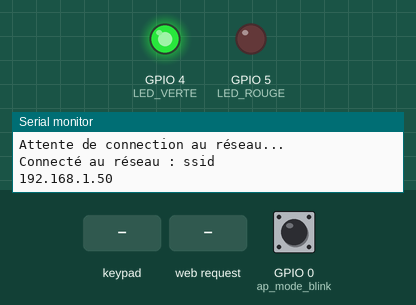
Recording of a sketch running on a simulated ESP8266 (NodeMCU). Shown: output pins drawn as LEDs (lit = HIGH), the last lines printed to the serial monitor. Wiring (inferred from the names in the program): 3×4 keypad with keys 1 2 3 4 5 6 7 8 9 * 0 # (labels assumed): rows GPIO 3, GPIO 10, GPIO 2; columns GPIO 16, GPIO 13, GPIO 12, GPIO 14. Dashed ring = blinking. The test bench sets the inputs (shaded band); at power-on: GPIO 0 (ap_mode_blink) HIGH. WiFi joins after 1.5 s; servers stay silent unless stated; uploads are accepted with an empty reply; pins used as bus, display or sensor lines are not drawn.

Above: at 3.5 s.
3.6 s: keypad keys 1 2 3 4 pressed 0.4 s apart
At 5.7 s:
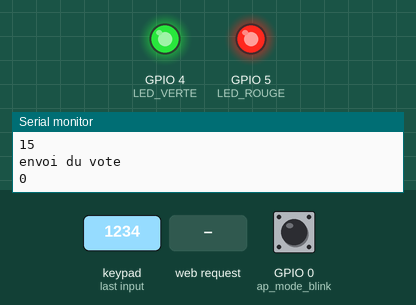
6.7 s: HTTP request GET /RAZ received
At 7.3 s:
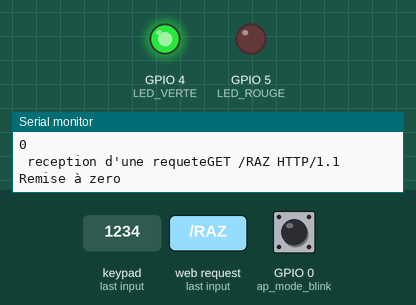
8.2 s: GPIO 0 (ap_mode_blink) pulled LOW for 0.15 s
At 8.65 s:
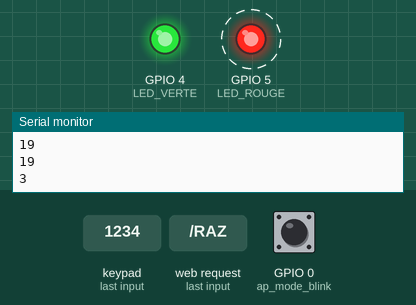
11.3 s: key '4' pressed
At 12.2 s:
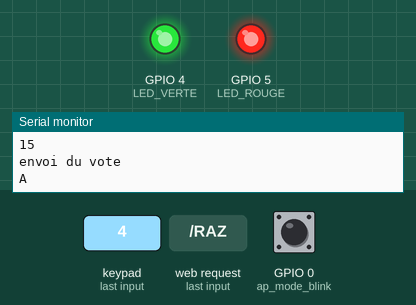
Timing chart, 0 to 14.0 s (numbered marks = the images above; inputs shaded):
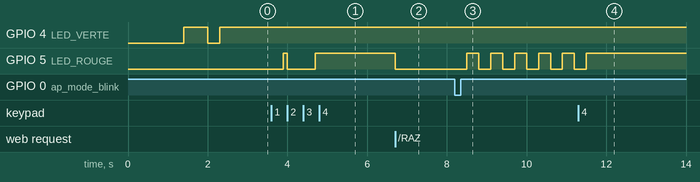

The sketch:

Votbox_autoconnect.ino
```cpp
/*
   Vot'box V1.1
   8483661

*/


// Bibliothèque Wifi manager
#include <WiFiManager.h>
#include <DNSServer.h>            //Local DNS Server used for redirecting all requests to the configuration portal

// Bibliothèques WIFI
#include <ESP8266WiFi.h>
#include <ESP8266HTTPClient.h>

const char* ssid = "ssid";
const char* password = "*********";

#include <Ticker.h>
Ticker connect_blink; // clignotements led Verte
Ticker vote_blink; // clignotements led Rouge
Ticker ap_mode_blink; // clignotements Point d'acces

WiFiServer server(80); // serveur de remise à zero
WiFiClient client_raz;
String http_site = "http://moumoute.biz/sondage_sms_2/smswall/add_sms.php?phrases="; // url du site de vote

int reboot = 0;
char* vote = ""; // vote en cours
int voted = 0; // a voté
const int LED_VERTE = 4;
const int LED_ROUGE = 5;


void tick_V()
{
  //toggle state
  int state = digitalRead(LED_VERTE);
  digitalWrite(LED_VERTE, !state);
}

void tick_R()
{
  //toggle state
  int state = digitalRead(LED_ROUGE);
  digitalWrite(LED_ROUGE, !state);
}

void tick_AP_MODE()
{
  //toggle state
  int state = digitalRead(LED_ROUGE);
  int state2 = digitalRead(LED_VERTE);
  digitalWrite(LED_ROUGE, !state);
  digitalWrite(LED_VERTE, !state2);
}

void envoi_get(String val) // fonction d'envoi get au site php
{
  HTTPClient http;
  http.setReuse(true);
  http.begin(http_site + val); //HTTP
  int httpCode = http.GET();
  http.end();
}


int keyboard() {

  int touche = 5555;
  /* Principe on balaye les colonne et on tcheck si une ligne est appuyée
     = 14 ; # = 15 ; A = 19 ; B = 18 ; C = 17 ;  D = 16 */
  // colonne des 1 4 7 *
  digitalWrite(13, LOW);
  digitalWrite(12, HIGH);
  digitalWrite(14, HIGH);
  digitalWrite(16, HIGH);

  if (!digitalRead(3)) touche = 14; // *
  if (!digitalRead(10)) touche = 7;
  if (!digitalRead(2)) touche = 4;
  if (!digitalRead(0)) touche = 1;

  // colonne des 2 5 8 0
  digitalWrite(13, HIGH);
  digitalWrite(12, LOW);
  digitalWrite(14, HIGH);
  digitalWrite(16, HIGH);

  if (!digitalRead(3)) touche = 0;
  if (!digitalRead(10)) touche = 8;
  if (!digitalRead(2)) touche = 5;
  if (!digitalRead(0)) touche = 2;

  // colonne des 3 6 9 #
  digitalWrite(13, HIGH);
  digitalWrite(12, HIGH);
  digitalWrite(14, LOW);
  digitalWrite(16, HIGH);

  if (!digitalRead(3)) touche = 15; // #
  if (!digitalRead(10)) touche = 9;
  if (!digitalRead(2)) touche = 6;
  if (!digitalRead(0)) touche = 3;

  // colonne des A B C D
  digitalWrite(13, HIGH);
  digitalWrite(12, HIGH);
  digitalWrite(14, HIGH);
  digitalWrite(16, LOW);

  if (!digitalRead(3)) touche = 16; //D
  if (!digitalRead(10)) touche = 17; // C
  if (!digitalRead(2)) touche = 18; // B
  if (!digitalRead(0)) touche = 19; // A
  return touche;

}


void configModeCallback (WiFiManager *myWiFiManager) {
  Serial.println("Pas de réseau connu, demarrage du point d'acces");
  connect_blink.detach();
  digitalWrite(LED_VERTE, LOW);
  digitalWrite(LED_ROUGE, LOW);
  ap_mode_blink.attach(0.6, tick_AP_MODE);


  // print the ssid that we should connect to to configure the ESP8266
  Serial.print("Nom du point d'acces :  ");
  Serial.println(myWiFiManager->getConfigPortalSSID());
  Serial.print("Adresse IP :  ");
  Serial.println(WiFi.softAPIP());
  reboot = 1;
}

void setup() {
  Serial.begin(115200);
  delay(800);
  WiFiManager wifiManager; // demarrage de wifimanager
  wifiManager.setAPCallback(configModeCallback);
  Serial.println("Vot'Box Version 1.1");

  connect_blink.attach(0.6, tick_V); // clignotement vert ==> recherche de connexion en cours/


  // Initialisation des soties LEDS
  pinMode(LED_VERTE, OUTPUT); // led verte
  pinMode(LED_ROUGE, OUTPUT); // led rouge


  // Initialisation du clavier
  pinMode(13, OUTPUT); // colonne des 1 4 7 *
  pinMode(12, OUTPUT); // colonne des 2 5 8 0
  pinMode(14, OUTPUT); // colonne des 3 6 9 #
  pinMode(16, OUTPUT); // colonne des A B C D

  pinMode(0, INPUT_PULLUP); // ligne des 1 2 3 A
  pinMode(2, INPUT_PULLUP); // ligne des 4 5 6 B
  pinMode(10, INPUT_PULLUP); // ligne des 7 8 9 C
  pinMode(3, INPUT_PULLUP); // ligne des * 0 # D (ATTENTION : sortie RX à remplacer dans la V2 GPIO15)

  if (!digitalRead(3) && !digitalRead(14)) { // si # appuyé au demarrage on reset factory
    WiFi.disconnect();
    ESP.reset();
  }

  // Initialisation du WIFI
  //version SSID defini
  //WiFi.begin(ssid, password);
  //version WifiManager
  String number = String ("Vote_box_")+String(ESP.getChipId());

  char charBuf[32];
  number.toCharArray(charBuf, 32);
  const char* AP_NAME = charBuf;
  Serial.println(AP_NAME);
  if (!wifiManager.autoConnect(AP_NAME)) {
    Serial.println();
    Serial.println("Probleme de connexion ... reboot ");
    delay(3000);
    //reset and try again, or maybe put it to deep sleep
    ESP.reset();
    delay(5000);
  }


  Serial.println();
  Serial.println("Attente de connection au réseau... ");

  while (WiFi.status() != WL_CONNECTED) {
    delay(500);
    Serial.print(".");
  }
  Serial.println();
  Serial.print("Connecté au réseau : ");
  Serial.println(ssid);
  Serial.println(WiFi.localIP());
  server.begin();
  digitalWrite(LED_VERTE, LOW);
  digitalWrite(LED_ROUGE, LOW);
  connect_blink.detach();
  if (reboot) ESP.restart();
}


void loop() {
  String req = "";
  client_raz = server.available(); // test de la requete sur le serveur

  if (client_raz) {
    req = client_raz.readStringUntil('\r'); // récupération de la requette
    Serial.print(" reception d'une requete");
    Serial.println(req);
  }

  if (req.indexOf("/RAZ") != -1) { //Si RAZ alors on remets tout à zero !
    voted = 0;
    String s = "HTTP/1.1 200 OK\r\n";
    s += "Content-Type: text/html\r\n\r\n";
    s += "<html>\n";
    s += "ok;" ;
    s += vote;
    s += "</html>\n";
    client_raz.print(s);
    Serial.println("Remise à zero");
    delay(1);
    client_raz.flush();
    digitalWrite(LED_ROUGE, LOW);
    vote = "";
  }
  if (WiFi.status() != 3) {
    Serial.println(" déconnécté, trop loin du point d'acces ? ");
    digitalWrite(LED_ROUGE, LOW);
    vote_blink.detach();
    digitalWrite(LED_VERTE, HIGH);
    delay(600);
    digitalWrite(LED_VERTE, LOW);
    delay(600);
  } else {
    digitalWrite(LED_VERTE, HIGH);
  }


  int val_keyboard = keyboard();

  if (val_keyboard != 5555 && voted == 0) {
    Serial.println(val_keyboard);
    switch (val_keyboard) {
      case 14: // correction du vote
        vote = "";
        vote_blink.detach();
        digitalWrite(LED_ROUGE, LOW);
        delay(300);
        break;
      case 15: // envoi du vote
        if (vote != "") {
          Serial.println("envoi du vote");
          Serial.println(vote);
          envoi_get(vote);
          vote_blink.detach();
          digitalWrite(LED_ROUGE, HIGH);
          voted = 1;
        }
        break;
      case 19:
        if (vote == "") {
          vote_blink.attach(0.3, tick_R);
          vote = "A";
        }
        break;
      case 18:
        if (vote == "") {
          vote_blink.attach(0.3, tick_R);
          vote = "B";
        }
        break;
      case 17:
        if (vote == "") {
          vote_blink.attach(0.3, tick_R);
          vote = "C";
        }
        break;
      case 16:
        if (vote == "") {
          vote_blink.attach(0.3, tick_R);
          vote = "D";
        }
        break;
      case 1:
        if (vote == "") {
          vote_blink.attach(0.3, tick_R);
          vote = "1";
        }
        break;
      case 2:
        if (vote == "") {
          vote_blink.attach(0.3, tick_R);
          vote = "2";
        }
        break;
      case 3:
        if (vote == "") {
          vote_blink.attach(0.3, tick_R);
          vote = "3";
        }
        break;
      case 4:
        if (vote == "") {
          vote_blink.attach(0.3, tick_R);
          vote = "4";
        }
        break;
      case 5:
        if (vote == "") {
          vote_blink.attach(0.3, tick_R);
          vote = "5";
        }
        break;
      case 6:
        if (vote == "") {
          vote_blink.attach(0.3, tick_R);
          vote = "6";
        }
        break;
      case 7:
        if (vote == "") {
          vote_blink.attach(0.3, tick_R);
          vote = "7";
        }
        break;
      case 8:
        if (vote == "") {
          vote_blink.attach(0.3, tick_R);
          vote = "8";
        }
        break;
      case 9:
        if (vote == "") {
          vote_blink.attach(0.3, tick_R);
          vote = "9";
        }
        break;
      case 0:
        if (vote == "") {
          vote_blink.attach(0.3, tick_R);
          vote = "0";
        }
        break;
    }
  }
}
```

Measured:
- after the input at 3.6 s, GPIO 5 (LED_ROUGE): LOW → HIGH after 0.30 s, → LOW 0.10 s later, → HIGH 0.70 s later
- after the input at 6.7 s, GPIO 5 (LED_ROUGE): HIGH → LOW at once
- after the input at 8.2 s, GPIO 5 (LED_ROUGE): alternates HIGH for 0.30 s and LOW for 0.30 s, starting after 0.30 s
- after the input at 11.3 s, GPIO 5 (LED_ROUGE): goes on until 11.5 s, then stays HIGH
